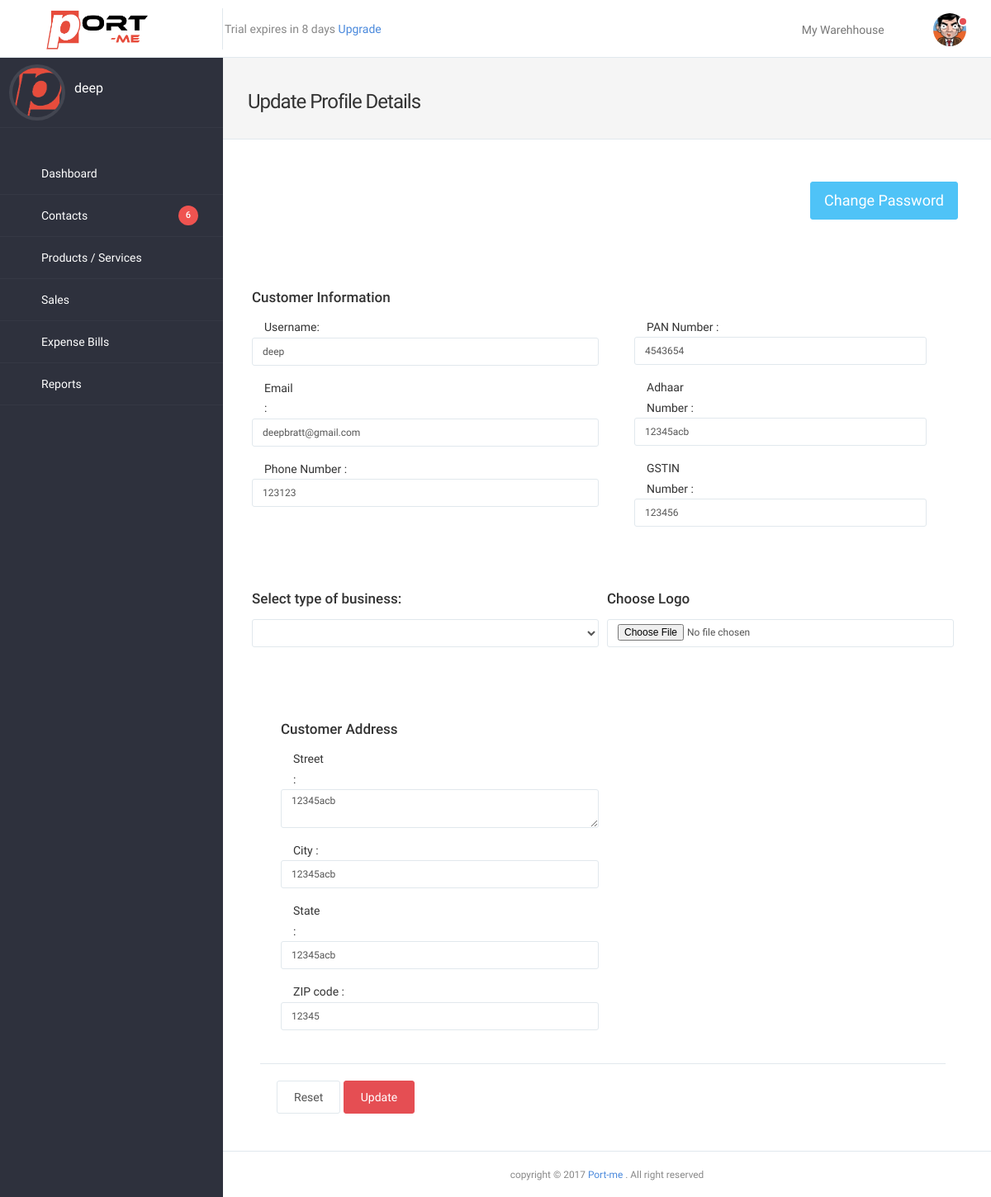
The page /my_account.php (signed in) on the database its author committed.
### tables this page shows
CREATE TABLE IF NOT EXISTS `users` (
  `user_id` int(255) NOT NULL AUTO_INCREMENT,
  `logo_image` varchar(255) NOT NULL,
  `username` varchar(255) NOT NULL,
  `email` varchar(255) NOT NULL,
  `business_name` varchar(255) NOT NULL,
  `type_business` varchar(255) NOT NULL,
  `password` varchar(255) NOT NULL,
  `phone` varchar(255) NOT NULL,
  `country` varchar(255) NOT NULL,
  `status` enum('active','pending','cancel') NOT NULL,
  `date` varchar(255) NOT NULL,
  `subscription_package` varchar(255) NOT NULL,
  `subscription_expdate` varchar(255) NOT NULL,
  `subscription_price` varchar(255) NOT NULL,
  `pan` varchar(255) NOT NULL,
  `adhaar` varchar(255) NOT NULL,
  `business` varchar(255) NOT NULL,
  `street` longtext NOT NULL,
  `city` varchar(255) NOT NULL,
  `state` varchar(255) NOT NULL,
  `zip` varchar(255) NOT NULL,
  PRIMARY KEY (`user_id`)
);

### my_account.php (the view, shortened to what this page needs)
<!DOCTYPE html>
<html lang=en>
<head>
	<?php include("metalinks.php");?>
</head>
<body>
	<div id="rs-wrapper">
		<?php
			include("header.php");
			include("sidebar.php");
		?>
		<article class="rs-content-wrapper">
			<div class="rs-content">
				<div class="rs-inner">
					<form method="POST" enctype="multipart/form-data">
					<div class="rs-dashhead m-b-lg" style="background:#f5f5f5">
						<div class="rs-dashhead-content">
							<div class="rs-dashhead-titles">
								<h3 class="rs-dashhead-title m-t">
									Update Profile Details
									<div style="float:right;">
										<span style="padding:10px 5px;font-size:25px;font-weight:normal;color:#000;cursor:pointer;" style="float:-right;" onclick="window.location.href='dashboard.php'"> <i class="fa fa-remove"></i> </span>
									</div>
								</h3>
							</div>
						</div>
					</div>
						<div class="col-md-12 col-sm-12">
						</div>
					<div class="container-fluid" style="padding:0px;margin-top:-20px;margin-right:5px;margin-left:-5px;">
					<div class="col-md-12" style="margin-top:0px;">
							<div class="panel panel-plain panel-rounded" >
								<div class="panel-body" style="text-align:right;">
								<button type="button" class="btn btn-info btn-lg" data-toggle="modal" data-target="#myModal">Change Password</button>
								</div>
									<div class="panel-body" >
										<div class="tab-content p-t-md">
											<div role="tabpanel" class="tab-pane fade in active" id="rs-tab-01">
												<div class="col-md-12" style="margin:0px;padding:0px;">
													<div class="col-md-6 col-sm-12" style="padding:5px;">
														<h3 style="margin-bottom:15px;font-size:17px;">Customer Information</h3>
														<div class="form-group">
															<div class="col-sm-2">
															Username:
															</div>
														<input name="cu_name" type="text" class="form-control " value= <?php echo $fetch_details['username'];?>> </input>
														</div>
														<div class="form-group">
															<div class="col-sm-2">
																Email :
															</div>
															<input name="email" type="email" class="form-control " id="rs-form-example-email" value=<?php echo $fetch_details['email']; ?> >
														</div>
														<div class="form-group">
															<div class="col-sm-4">
																Phone Number :
															</div>
															<input name="phone" type="integer" class="form-control " id="rs-form-example-tel" value=<?php echo $fetch_details['phone']; ?> >
														</div>
													</div>
											<div class="col-md-6 col-sm-12" style="margin-left:0px;padding:38px;">
														<div class="form-group">
															<div class="col-sm-4">
																PAN Number :
															</div>
															<input name="pan" type="text" class="form-control " placeholder="PAN Number" required value=<?php echo $fetch_details['pan']; ?>></input>
														</div>
														<div class="form-group">
														<div class="col-sm-4">
																Adhaar Number :
															</div>
															<input name="adhaar" type="text" class="form-control " id="rs-form-example-email" placeholder="Adhaar Number" required value=<?php echo $fetch_details['adhaar']; ?>>
														</div>
														<div class="form-group">
														<div class="col-sm-4">
																GSTIN Number :
															</div>
															<input name="gstin" type="text" class="form-control " id="rs-form-example-tel" placeholder="Business ID" required value=<?php echo $fetch_details['business']; ?>>
														</div>
													</div>
												</div>
					<div class="col-md-12" style="margin:0px;padding:0px;">
							<div class="col-md-6 col-sm-6" style="padding:5px;">
							<h3 style="margin-bottom:15px;font-size:17px;">Select type of business:</h3>
							<div class="form-group ">
							<select name="type_business" class="form-control">
							<option value="<?php echo $fetch_details['type_business'];?>" selected disabled ><?php echo $fetch_details['type_business']; ?>  </option>
							<option value="Accounting Services"> Accounting Services </option>
						</select>
						<span class=" f-s-xs form-control-feedback" aria-hidden="true"></span>
					</div>
					</div>
						<div class="col-md-6 col-sm-12" style="padding:5px;">
						<div class="form-group">
							<h3 style="margin-bottom:15px;font-size:17px;">Choose Logo</h3>
						<input name="logo_upload" type="file" class="form-control " id="rs-form-example-tel">
					</div>
				</div>
			</div>
		</div>
					<div class="col-md-12" style="margin-top:5px;">
								<div class="panel panel-plain panel-rounded">
									<div class="panel-body">
										<div class="tab-content p-t-md">
											<div role="tabpanel" class="tab-pane fade in active" id="rs-tab-01">
												<div class="col-md-12" style="margin:0px;padding:0px;">
													<div class="col-md-6 col-sm-12" style="padding:5px;">
														<h3 style="margin-bottom:15px;font-size:17px;">Customer Address</h3>
														<div class="form-group">
															<div class="col-sm-2">
																Street :
															</div>
															<textarea name="street"  class="form-control " placeholder="Street" required ><?php echo $fetch_details['street']; ?></textarea>
														</div>
														<div class="form-group">
															<div class="col-sm-2">
																City :
															</div>
															<input name="city" type="text" class="form-control " id="rs-form-example-email" placeholder="City" required value=<?php echo $fetch_details['city']; ?>>
														</div>
														<div class="form-group">
															<div class="col-sm-2">
																State :
															</div>
															<input name="state" type="text" class="form-control " id="rs-form-example-tel" placeholder="State" required value=<?php echo $fetch_details['state']; ?>>
														</div>
														<div class="form-group">
															<div class="col-sm-3">
																ZIP code :
															</div>
															<input name="zip" type="integer" class="form-control " id="rs-form-example-tel" placeholder="Zip" required value=<?php echo $fetch_details['zip']; ?>>
														</div>
													</div>
												</div>
											</div>
										</div>
									</div>
									<div class="panel-footer">
											<div class="form-group m-a-0">
												<button name="reset" type="reset" class="btn btn-default btn-wide">Reset</button>
												<button name="update" type="submit" class="btn btn-success btn-wide">Update</button>
											</div>
										</div>
									</form>
								</div>
						</div>
					</div>
	<?php include("footer.php");?>
</body>
</html>

### metalinks.php (shortened to what this page needs)
<link href="css/css.css" rel="stylesheet">
<link rel="stylesheet" href="css/bootstrap.min.css">
<link rel="stylesheet" href="css/entypo.min.css">
<link rel="stylesheet" href="css/font-awesome.min.css">
<link rel="stylesheet" href="css/flag-icon.min.css">
<link rel="stylesheet" href="css/material-icon.min.css">
<link rel="stylesheet" href="css/weather-icons.min.css">
<link rel="stylesheet" href="css/plugins.css">
<link rel="stylesheet" href="css/bootstrap.custom.css">
<link rel="stylesheet" href="css/style.css">
<link rel="stylesheet" href="css/helper.css">

### header.php (shortened to what this page needs)
<nav class="navbar navbar-default rs-navbar navbar-static-top">
		<div class="container-fluid">
			<div class="navbar-header has-right-divider">
				<div class="rs-logo fixed-width">
					<a class="navbar-brand" href="" >
						<img alt="Brand" src="images/logo.png"  style="height:60px;margin-left:50px;margin-top:5px;">
					</a>
				</div>
			</div>
			<div class="collapse navbar-collapse" id="roosa-nav-collapse">
				<div class="navbar-left">
					<form class="navbar-form navbar-left" style="margin-top:16px;margin-left:-13px;">
						<div class="form-group has-feedback">
							Trial expires in 8 days <a href="" class="fpass">Upgrade</a>
						</div>
					</form>
				</div>
				<div class="navbar-right">
					<ul class="nav navbar-nav">
						<li class="navbar-icon dropdown">
							<a href="javascript:void(0);" class="dropdown-toggle" style="font-size:14px;" data-toggle="dropdown" aria-haspopup="true" aria-expanded="true">
								<span> My Warehhouse</span>
								<i class="fa fa-chevron-circle-down" style="color:#e54e53;"></i>
							</a>
						</li>
					</ul>
					<ul class="nav navbar-nav">
						<li class="rs-user-nav dropdown">
							<a href="javascript:void(0);" class="dropdown-toggle" data-toggle="dropdown" aria-haspopup="true" aria-expanded="false">
								<span class="circle-notification badge-notification bg-success"></span>
								<img src="images/01.png" class="rs-nav-avatar img-circle" alt="Avatar">
							</a>
						</li>
					</ul>
				</div>
			</div>
		</div>
	</nav>

### sidebar.php (shortened to what this page needs)
<?php
$page_name = BASENAME($_SERVER['PHP_SELF']);
$user_id = $_SESSION['user_id'];
$cu_info = mysqli_query($mysqli, "select * from users where user_id = '".$user_id."'");
$fetch_details = mysqli_fetch_array($cu_info);
?>
<aside class="rs-sidebar">
			<ul class="rs-sidebar-nav default-sidebar-nav">
				<li class="rs-user-sidebar">
					<a href="my_account.php">
						<img src="uploads/<?php echo $fetch_details['logo_image'];?>" alt="Avatar" class="avatar img-circle">
						<?php echo $fetch_details['username']; ?>
					</a>
				</li>
				<li class="menu-block-divider"></li>
				<li class="nav-item start <?php if($page_name == 'dashboard.php'){ ?>active open<?php } ?>">
					<a href="dashboard.php">
						<span class="gcon gcon-gauge rs-icon-menu"></span>Dashboard
					</a>
				</li>
				<li class="nav-item start <?php if($page_name == 'vendor.php' ||  $page_name == 'customer.php') { ?>active open<?php } ?>">
					<a href="javascript:void(0);">
						<span class="badge badge-danger">6</span>
						<span class="fa fa-address-book rs-icon-menu"></span>Contacts
					</a>
				</li>
				<li class="nav-item start <?php if($page_name == 'product_group.php' ||  $page_name == 'product.php') { ?>active open<?php } ?>">
					<a href="javascript:void(0);">
						<span class="fa fa-shopping-cart rs-icon-menu"></span>Products / Services
					</a>
				</li>
				<li class="nav-item start <?php if($page_name == 'view_sales_order.php'){ ?>active open<?php } ?>">
					<a href="sales_order.php">
						<span class="fa fa-usd rs-icon-menu"></span>Sales
					</a>
				</li>
				<li class="nav-item start <?php if($page_name == 'add_bill.php' ||  $page_name == 'view_bill.php') { ?>active open<?php } ?>">
					<a href="javascript:void(0);">
						<span class="fa fa-table rs-icon-menu"></span>Expense Bills
					</a>
				</li>
				<li class="nav-item start <?php if($page_name == 'reports.php') { ?>active open<?php } ?>">
					<a href="reports.php">
						<span class="fa fa-file-o rs-icon-menu"></span>Reports
					</a>
				</li>
				<li class="menu-block-divider"></li>
			</ul>
		</aside>

### footer.php (shortened to what this page needs)
<footer class="rs-footer absolute-footer">
	<span class="text-muted small">copyright &copy; 2017 <a href="http://www.port-me.com">Port-me</a> . All right reserved </span>
</footer>

### css/helper.css (style rules this page uses)
.bg-color,.bg-color a,.bg-color a:focus,.bg-color a:hover,.bg-danger,.bg-dark,.bg-grad,.bg-grad a,.bg-grad a:focus,.bg-grad a:hover,.bg-info,.bg-primary,.bg-success,.bg-warning { color:#fff!important }
.f-s-xs { font-size:16px }
.m-a-0 { margin:0!important }
.m-t,.m-y { margin-top:10px!important }
.m-b-lg,.m-y-lg { margin-bottom:30px!important }
.p-t-md,.p-y-md { padding-top:20px!important }
.bg-success { background:#e54e53!important }
.text-muted { color:#888!important }

### metalinks.php (style rules this page uses)
.form-control { height:34px; padding-top: 5px; padding-bottom: 5px; font-size:12px; }
.rs-content-wrapper { background:#fff; border-bottom:1px solid #CCC; }
.panel-rounded { border:0px; }

### rows shown on the page
users: logo_image (picture), username "deep", cu_name "deep", email "deepbratt@gmail.com", phone "123123", pan "4543654", adhaar "12345acb", gstin "123456", street "12345acb", city "12345acb", state "12345acb", zip "12345"
